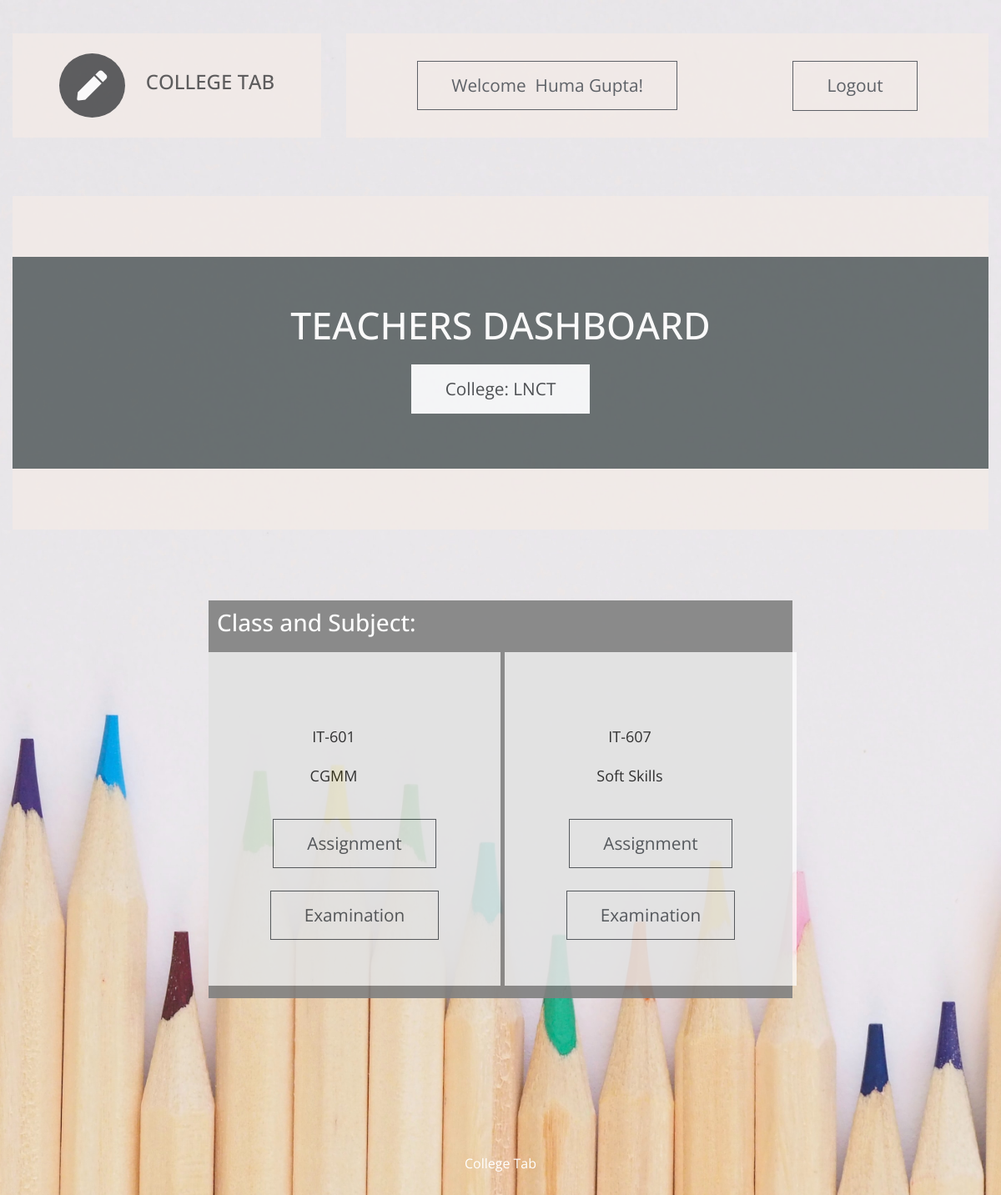
The page /t_dashboard/7/ (signed in) on the database its author committed.
### ctapp/models.py (models this page shows, shortened)
class teacher(models.Model):
    user = models.OneToOneField(User, on_delete=models.CASCADE,unique=True)
    name = models.CharField(max_length=30)
    college_name = models.CharField(max_length = 10,choices = CLG_CHOICES,default = 'LNCT')
    branch = models.CharField(max_length=20, choices=BRANCH_CHOICES, default='IT')
    mobile_no = models.CharField(max_length=10)
    email = models.CharField(max_length=30)

class teacher_assign(models.Model):
    c_id  = models.ForeignKey(Class,on_delete=models.CASCADE)   #class id
    s_id = models.ForeignKey(subject,on_delete=models.CASCADE)  #subject id
    t_id = models.ForeignKey(teacher,on_delete=models.CASCADE)  #teacher id

class subject(models.Model):
    subject_code = models.CharField(max_length = 8,primary_key = True)
    name = models.CharField(max_length = 30)
    branch = models.CharField(max_length=20, choices=BRANCH_CHOICES, default='IT')
    sem = models.CharField(max_length = 20,choices = SEMESTER_CHOICES,default = '6')

### ctapp/views.py (the view)
# urls.py: path('<int:id>/', views.teacher_dashboard,name='t_db'),#classes assigned
@login_required(login_url='t_login/')
def teacher_dashboard(request,id):
    template = loader.get_template('teachers dashboard.html')
    current_teacher = teacher.objects.get(id=id)
    assigned_classes = get_classes(current_teacher)
    context = {'teacher':current_teacher,'class_list':assigned_classes}
    return HttpResponse(template.render(context, request))

### ctapp/views.py (called while the page is built)
def get_classes(teacher):
    return teacher_assign.objects.filter(t_id=teacher)

### ctapp/templates/teachers dashboard.html (shortened to what this page needs)
<!DOCTYPE html>
<html lang="en">
{% load static %}
  <head>
    <link rel="stylesheet" href="{% static 'css/all.min.css' %}" />
    <link rel="stylesheet" href="{% static 'css/bootstrap.min.css' %}" />
    <link rel="stylesheet" href="{% static 'css/templatemo-style.css' %}" />
  </head>
  <body id="servicesPage">
    <div class="parallax-window" data-parallax="scroll" data-image-src="{% static 'img/td2.jpg' %}">
      <div class="container-fluid">
        <div class="row tm-brand-row">
          <div class="col-lg-4 col-11">
            <div class="tm-brand-container tm-bg-white-transparent">
              <i class="fas fa-2x fa-pen tm-brand-icon"></i>
              <div class="tm-brand-texts">
                <h1 class="text-uppercase tm-brand-name">College Tab</h1>
              </div>
            </div>
          </div>
          <div class="col-lg-8 col-1">
            <div class="tm-nav">
              <nav
                class="navbar navbar-expand-lg navbar-light tm-bg-white-transparent tm-navbar">
                <div class="collapse navbar-collapse" id="navbarNav">
                  <ul class="navbar-nav">
                    <li class="btn btn-outline-dark">
                      Welcome&nbsp;&nbsp;{{teacher.name}}!
                    </li>
                    <li class="nav-item">
                      <a href="{% url 't_logout' %}" class="btn btn-outline-dark" style="height: 60px; text-align:center;">Logout</a>
                    </li>
                  </ul>
                </div>
              </nav>
            </div>
          </div>
        </div>
        <section class="row" id="tmServices">
         <div class="col-12">
            <div class="parallax-window tm-services-parallax-header tm-testimonials-parallax-header tm-bg-white-transparent"
                 data-parallax="scroll"
                 data-z-index="101"
                 >
                 <div class="tm-bg-black-transparent text-center tm-services-header tm-testimonials-header">
                    <h2 class="text-uppercase tm-services-page-title tm-testimonials-page-title">Teachers Dashboard</h2>
                    <p class="btn btn-outline-light active">
                        College: {{teacher.college_name}}
                    </p>
                </div>
            </div>
          </div>
          <div class="col-12 tm-tabs-container">
              <div id="sectionsteacher" class="sections">
			          <h3>Class and Subject:</h3>
                <div class="card-deck">
                  {% for class in class_list %}
                          <div class="btn-outline card-upper" id="card-upper-teacher">
                            <div class="card-body text-center">
                              <div class="cards">
                                <div class="contents">
                                  <p class="card-text text-center">
                                    {{class.s_id.subject_code}}
                                  </p>
                                  <p class="card-text text-center">
                                    {{class.s_id.name}}
                                  </p>
                                </div>
                                <div class="card-text" style="position:relative; top:0px;">
                                <a class="btn btn-outline-dark" href="{% url 'teacher:t_subject_assignment_list' teacher.id class.s_id.subject_code class.c_id.id %}">Assignment</a>
								                <br><br>
								  <a class="btn btn-outline-dark" href="{% url 'teacher:t_subject_exam_db' teacher.id class.c_id.id class.s_id.subject_code %}">Examination</a>
                                </div>
                              </div>
                            </div>
                          </div>
                    {% endfor %}
                </div>
              </div>
            </div>
        </section>
        <footer class="row">
          <p class="col-12 text-white text-center tm-copyright-text">
            College Tab
          </p>
        </footer>
      </div>
    </div>
  </body>
</html>

### ctapp/static/css/templatemo-style.css (style rules this page uses)
html { scroll-behavior: smooth; }
body { font-family: "Open Sans", Arial, Helvetica, sans-serif; font-size: 18px; font-weight: 400; color: #6b6b6b; overflow-x: hidden; }
a, button { transition: all 0.3s ease; }
.container-fluid { max-width: 1310px; }
.parallax-window { min-height: 1100px; background: transparent; }
.tm-bg-white-transparent { background-color: rgba(255, 255, 255, 0.8); }
.tm-brand-row { align-items: center; padding-top: 40px; padding-bottom: 28px; }
.tm-brand-container { max-width: 500px; height: 125px; display: flex; align-items: center; justify-content: center; }
.tm-brand-icon { width: 79px; height: 77px; display: flex; align-items: center; justify-content: center; background-color: #333436; color: white; border-radius: 50%; margin-right: 25px; }
.tm-brand-name { font-size: 1.5rem; color: #333333; }
::placeholder { color: black; opacity: 1; }
.tm-navbar { max-width: 840px;min-height: 125px;justify-content:; }
.tm-navbar .navbar-nav { width: 100%; display: flex; align-items: center; justify-content: space-around; }
.nav-item { position: relative; }
.btn { border-radius: 0; padding: 13px 40px; font-size: 1.3rem; }
p { line-height: 1.7; }
.tm-copyright-text { font-size: 1rem; padding-top: 50px; padding-bottom: 45px; }
.tm-bg-black-transparent { background-color: rgba(15, 29, 32, 0.77); color: white; }
.tm-bg-white-transparent { background-color: #F2EBE7;; opacity: 0.77; color: #F4F3F2; font-weight: bold; }
.cards { height: 350px; width:100%; background-color:white; color:black; opacity:1; padding:30px; }
.card-upper { height:400px; width:287px; margin:5px; background-color:#C07F5B; opacity:0.77; color:aliceblue; }
.sections { background-color: #F1E7E2; opacity:0.9; display: inline-block; padding:10px; color:black; }
.contents { height:150px; width:200px; align-content: center; }
#card-upper-teacher { background-color:white; width:350px; margin-right: auto; margin-top: 10px; }
::placeholder { color: black; }
#sectionsteacher { background-color: grey; opacity: 0.9; color: white; display: inline-block; margin-left: auto; margin-right: auto; }
.text-center { align-self: center; }
.tm-services-parallax-header { min-height: 700px; display: flex; align-items: center; margin-top: 42px; margin-bottom: 22px; }
.tm-services-header { position: relative; z-index: 102; width: 100%; padding: 85px 15px 37px 15px; }
.tm-services-page-title { font-size: 2.8rem; padding-bottom: 37px; }
.tm-tabs-container { display: flex; padding-top: 40px; padding-bottom: 135px; }
.tm-testimonials-header { padding: 55px 15px 50px; }
.tm-testimonials-page-title { padding-bottom: 0; margin-bottom: 20px; }
.tm-testimonials-parallax-header { min-height: 400px; margin-bottom: 45px; }

### rows shown on the page
teacher: name "Huma Gupta", college_name "LNCT"
teacher_assign: s_id.subject_code "IT-601", s_id.name "CGMM"
teacher_assign: s_id.subject_code "IT-607", s_id.name "Soft Skills"
